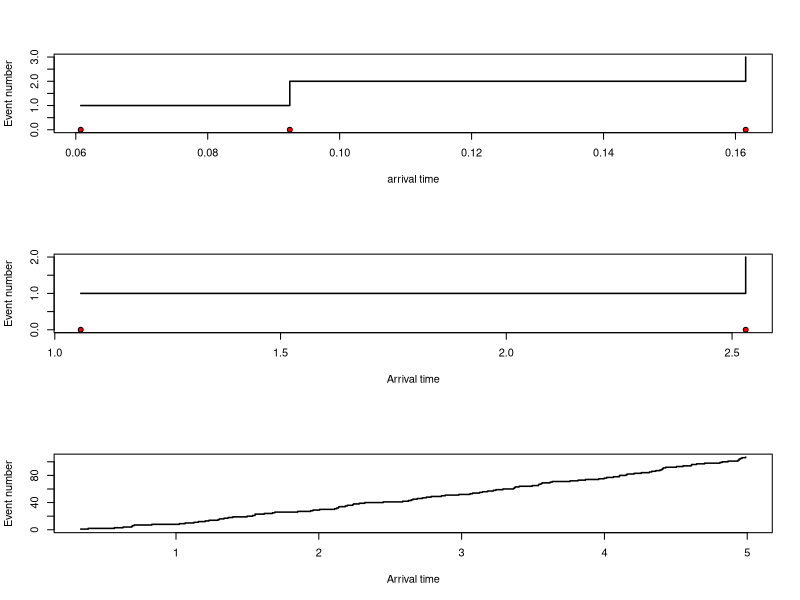

Recreate this plot in R.
plotHPP <- function(lambda,stoptime) {
  expectednumber <- stoptime*lambda
  Nsim <- 3*expectednumber
  timesbetween <- rexp(Nsim,lambda) # Simulate interarrival times
  timesto <- cumsum(timesbetween)   # Calculate arrival times
  timesto <- timesto[timesto<stoptime] # Dischard the times larger than stoptime
  Nevents <- length(timesto) # Count the number of events
  plot(timesto,1:Nevents,type="s",xlab = "arrival time",
       ylab = "Event number",lwd=1.5,ylim=c(0,Nevents))
  points(timesto,rep(0,Nevents),pch=21,bg="red")
}

rhpp <- function(lambda, t.max, multiplier=3) {
  # Number of simulations required
  n <- t.max * lambda
  n <- multiplier * n
  
  # Arrival times
  w <- cumsum(rexp(n, lambda))
  
  # Filter out those larger than t.max
  w <- w[w <= t.max]
}

plotRHPP <- function(lambda, t.max) {
  w <- rhpp(lambda, t.max)
  plot(w, 1:length(w), type="s", ylim=c(0, length(w)), lwd=1.5, 
       xlab="Arrival time", ylab="Event number")
  points(w, rep(0, length(w)), pch=21, bg="red")
}

plotRNHPP <- function(inverse, t.max) {
  w <- rhpp(lambda=1, t.max=10*t.max^(7/5), multiplier=3)
  s <- inverse(w)
  plot(s, 1:length(s), type="s", ylim=c(0, length(s)), lwd=1.5,
       xlab="Arrival time", ylab="Event number")
}

par(mfrow=c(3, 1))
plotHPP(lambda=1,stoptime=5)
plotRHPP(lambda=1, t.max=5)

inverse <- function(w) {
  10^(-5/7) * w^(5/7)  
}

plotRNHPP(inverse=inverse, t.max=5)